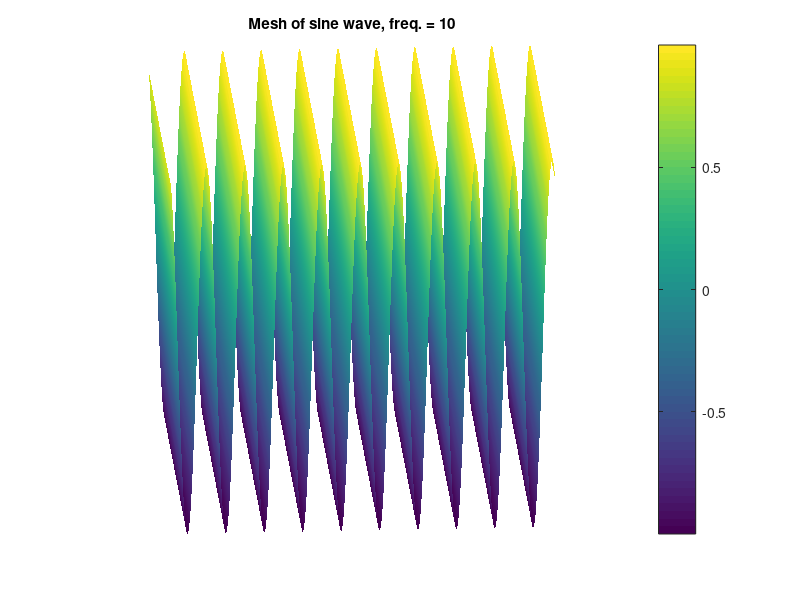
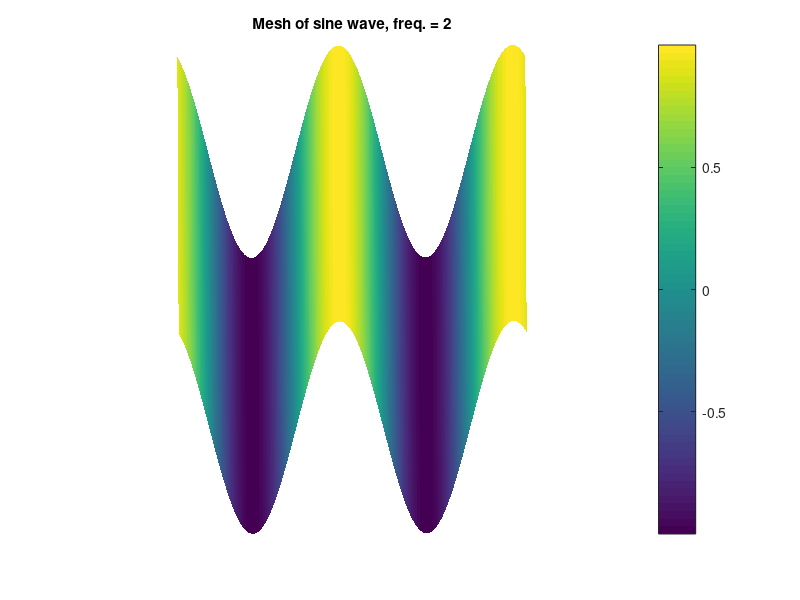
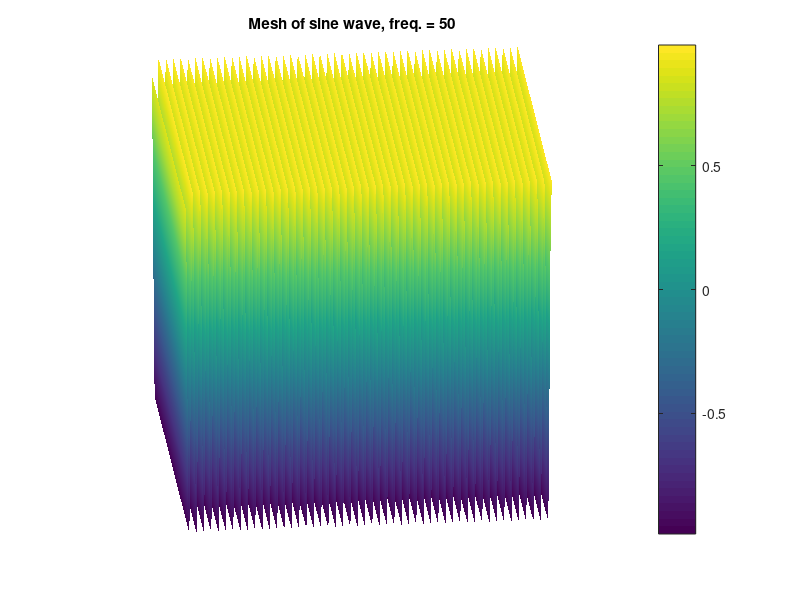
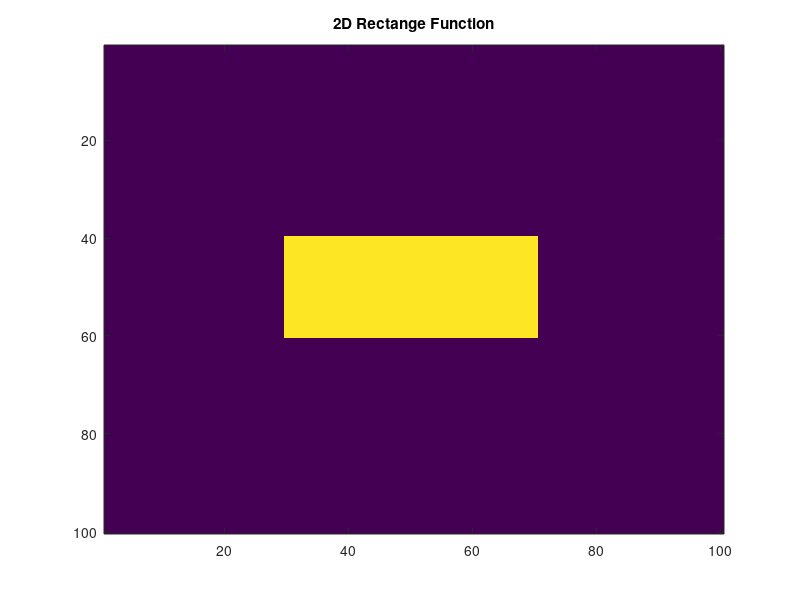

Reproduce these figures in MATLAB, in order. (Note: this script raises an error after producing the figures.)
%% Exploratory Group Assignment
%% Mark Belanger, Carter Harris, Meagan Lipsman
% 
% Slide A:
% 
% 
% The codes for creating the "sine grate" images (images with stripes) have 
% been provided to you. Use either of those two codes and plot images for 3 different 
% frequencies of sine or cosine waves. Plot the Fourier transforms of the 3 images.

% Create 3D sine mesh
frequency = 10;
phase = 90;
amplitude = 1;
[X,Y]=meshgrid(0:0.001:1,0:0.001:1);
Z = amplitude*sin((2*pi*frequency.*X)+(phase));
surf(X,Y,Z)
title("Mesh of sine wave, freq. = 10")
colorbar
grid on
shading interp
view(0,90)
% colormap gray
axis off
axis square 
view([-3.32 17.45])

% Fourier Transform
XX=fft2(Z);
figure();
mesh(abs(fftshift(XX)));
xlim([475 525])
ylim ([475 525])
title("Fourier Transform of sine wave, freq. = 10")
%% 
% Frequency = 2

% Create 3D sine mesh
frequency = 2;
phase = 90;
amplitude = 1;
[X,Y]=meshgrid(0:0.001:1,0:0.001:1);
Z = amplitude*sin((2*pi*frequency.*X)+(phase));
surf(X,Y,Z)
title("Mesh of sine wave, freq. = 2")
colorbar
grid on
shading interp
view(0,90)
% colormap gray
axis off
axis square 
view([-0.21 52.46])

% Fourier Transform
XX=fft2(Z);
figure();
mesh(abs(fftshift(XX)));
xlim([475 525])
ylim([475 525])
title("Fourier Transform of sine wave, freq. = 2")
%% 
% Frequency = 50

% Create 3D sine mesh
frequency = 50;
phase = 90;
amplitude = 1;
[X,Y]=meshgrid(0:0.001:1,0:0.001:1);
Z = amplitude*sin((2*pi*frequency.*X)+(phase));
surf(X,Y,Z)
title("Mesh of sine wave, freq. = 50")
colorbar
grid on
shading interp
view(0,90)
% colormap gray
axis off
axis square 

view([-5.32 21.53])

%Fourier Transform
XX=fft2(Z);
figure();
mesh(abs(fftshift(XX)));
xlim([400 600])
ylim([400 600])
title("Fourier Transform of sine wave, freq. = 50")
% Slide B
% Create these three shapes in MATLAB or Python, find their Fourier transforms, 
% and verify whether the Fourier transforms shown on the right are correct

% Create rectangle

Z_rect = zeros(100, 100);
Z_rect(40:60, 30:70) = 1;
imagesc(Z_rect)
title("2D Rectange Function")

rect_fourier = fft2(Z_rect);
figure();
imagesc(log(abs(fftshift(rect_fourier))))
colorbar
title("2D Rectangular Function Fourier Transform (2d view)")
% xlim([25, 75])
% ylim([25, 75])
ftrect = abs(fftshift(rect_fourier));
mesh(ftrect)
colorbar
title("Mesh of 2D Rectangular Function Fourier Transform")
%%
[xx yy] = meshgrid(-100:100, -100:100);
Z_circ = zeros(size(xx));
Z_circ((xx.^2+yy.^2)<50^2) = 1;
imagesc(Z_circ)
axis equal
title("2D Circle Function")

circ_fourier = fft2(Z_circ);
figure();
ftcirc = abs(fftshift(circ_fourier));
imagesc(log(ftcirc))
colorbar
title("2D Circle Function Fourier Transform (flat view)")
% xlim([25, 75])
% ylim([25, 75])
mesh((ftcirc))
colorbar
title("2D Circle Function Fourier Transform")
%%
Z_plus = zeros(100, 100);
Z_plus(48:52, 40:60) = 1;
Z_plus(40:60, 48:52) = 1;

imagesc(Z_plus)
axis equal
title("2D Cross Function")

x_fourier = fft2(Z_plus);
figure();
ftx = abs(fftshift(x_fourier));
imagesc(log(ftx))
title("2D Cross Fourier Transform (flat view)")
colorbar
% xlim([25, 75])
% ylim([25, 75])
mesh(ftx)
title("2D Cross Fourier Transform")
colorbar
% Slide C
% 3) Use an image of your choice, plot its Fourier transform. Comment on whether 
% interpreting the Fourier Transform was intuitive. 

sd = imread("high res.jpg");
imshow(sd)
title("SD Card Test Image - Original")

sd_gray = im2gray(sd);
sd_fft = fft2(sd_gray);

Y3 = log(abs(fftshift(sd_fft)));
imagesc(Y3);
xlim([900, 1150])
ylim([600 1000])
title("Fourier Transform of SD Card Image (flat view)")

mesh(Y3)
colorbar
title("Fourier Transform of SD Card Image")
%%
arc = imread("ARCAid.jpg");
imshow(arc)
title("ARCaid Test Image - Original")

arc_gray = im2gray(arc);
arc_fft = fft2(arc_gray);

Y3 = log(abs(fftshift(arc_fft)));
imagesc(Y3);
title("Fourier Transform of ARCaid Image (flat view)")
colorbar

mesh(Y3)
title("Fourier Transform of ARCaid Image")
colorbar
%% 
% For the SD card image, the FT was very intitute, as it was pretty much the 
% same as the rectangular box we created in Slide B. For the ARCaid image, we 
% were a little more suprised and challaenged when trying to decipher the image. 
% We expected there to be a lot more going on in the FT, as there was much more 
% happening and different objects compared to the SD card, but in reality, there 
% was really just a couple straight lines in the FT. However, there are still 
% lots of straight lines in the image, so this makes sense.